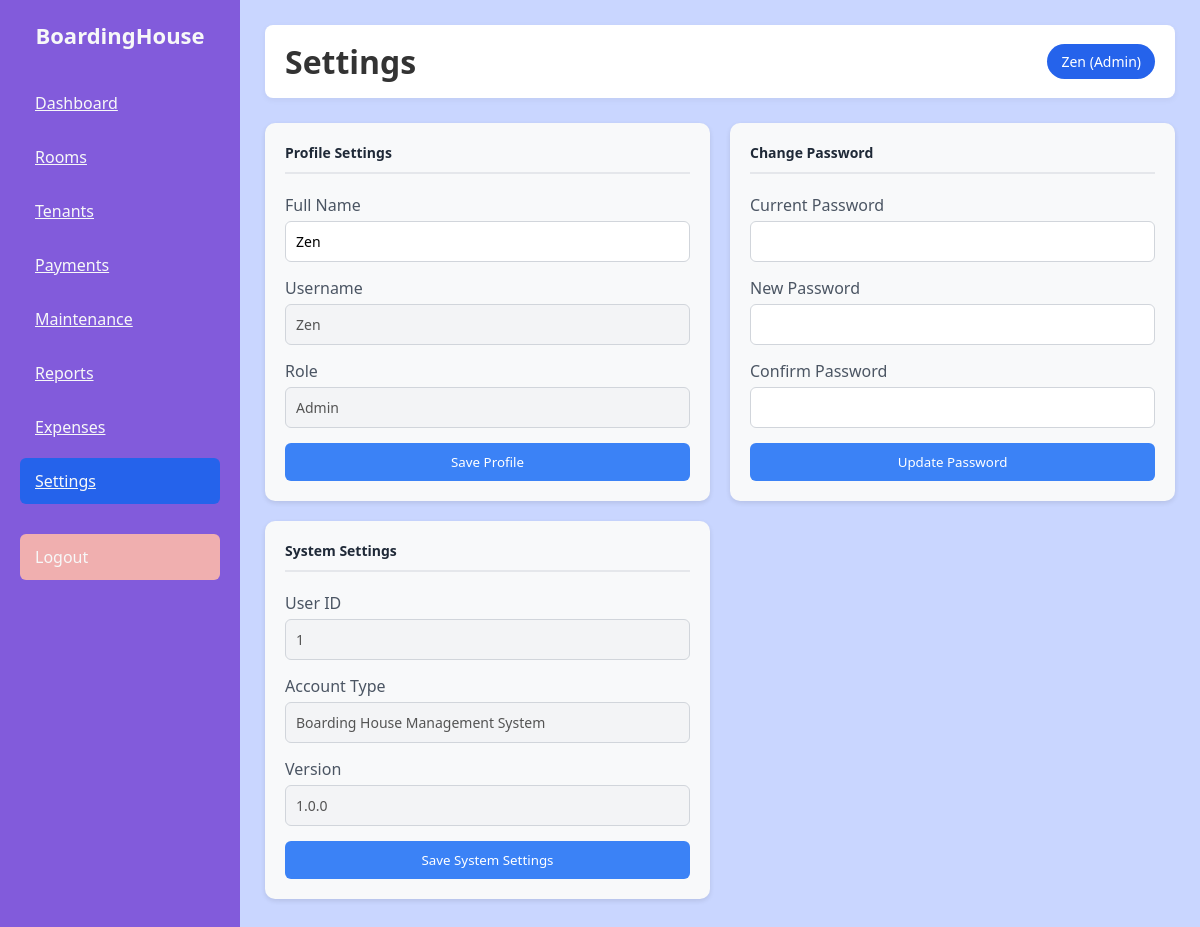
Page /boarding/bording/settings.php (signed in) on the committed database.
### tables this page shows
CREATE TABLE `users` (
  `user_id` int(11) NOT NULL,
  `full_name` varchar(100) NOT NULL,
  `username` varchar(50) NOT NULL,
  `password` varchar(255) NOT NULL,
  `role` enum('Admin','Staff') DEFAULT 'Staff',
  `created_at` timestamp NOT NULL DEFAULT current_timestamp()
);

### boarding/bording/settings.php (the view, shortened to what this page needs)
<?php
include "db.php";
$user_id = $_SESSION['user_id'];
$user_query = $conn->prepare("SELECT full_name, username, role FROM users WHERE user_id = ?");
$user_query->bind_param("i", $user_id);
$user_query->execute();
$user_result = $user_query->get_result();
$user_data = $user_result->fetch_assoc();
?>
<!DOCTYPE html>
<html lang="en">
<head>
    <link rel="stylesheet" href="dash.css">
</head>
<body>
<div class="container">
    <aside class="sidebar">
        <h2 class="logo">BoardingHouse</h2>
        <ul class="menu">
            <li><a href="dash.php">Dashboard</a></li>
            <li><a href="room.php">Rooms</a></li>
            <li><a href="tenant.php">Tenants</a></li>
            <li><a href="payment.php">Payments</a></li>
            <li><a href="mainten.php">Maintenance</a></li>
            <li><a href="reports.php">Reports</a></li>
            <li><a href="expenses.php">Expenses</a></li>
            <li class="active"><a href="settings.php">Settings</a></li>
            <li class="logout"><a href="logout.php" style="color: inherit; text-decoration: none;">Logout</a></li>
        </ul>
    </aside>
    <main class="main">
        <header class="topbar">
            <h1>Settings</h1>
            <div class="profile">
                <?php echo htmlspecialchars($user_data['full_name'] ?? 'Admin'); ?>
                (<?php echo htmlspecialchars($user_data['role'] ?? 'Admin'); ?>)
            </div>
        </header>
        <section class="cards">
            <div class="card">
                <h3>Profile Settings</h3>
                <form method="POST" action="">
                    <label>Full Name</label>
                    <input type="text" class="input" name="full_name"
                           value="<?php echo htmlspecialchars($user_data['full_name'] ?? ''); ?>" required>
                    <label>Username</label>
                    <input type="text" class="input" value="<?php echo htmlspecialchars($user_data['username'] ?? ''); ?>" disabled>
                    <label>Role</label>
                    <input type="text" class="input" value="<?php echo htmlspecialchars($user_data['role'] ?? 'Staff'); ?>" disabled>
                    <button type="submit" class="btn">Save Profile</button>
                </form>
            </div>
            <div class="card">
                <h3>Change Password</h3>
                <form method="POST" action="">
                    <label>Current Password</label>
                    <input type="password" class="input" name="current_password" required>
                    <label>New Password</label>
                    <input type="password" class="input" name="new_password" minlength="6" required>
                    <label>Confirm Password</label>
                    <input type="password" class="input" name="confirm_password" minlength="6" required>
                    <button type="submit" class="btn">Update Password</button>
                </form>
            </div>
            <div class="card">
                <h3>System Settings</h3>
                <form>
                    <label>User ID</label>
                    <input type="text" class="input" value="<?php echo htmlspecialchars($user_id); ?>" disabled>
                    <label>Account Type</label>
                    <input type="text" class="input" value="Boarding House Management System" disabled>
                    <label>Version</label>
                    <input type="text" class="input" value="1.0.0" disabled>
                    <button type="button" class="btn" onclick="alert('System settings feature coming soon!')">Save System Settings</button>
                </form>
            </div>
        </section>
    </main>
</div>
</body>
</html>

### boarding/bording/dash.css (style rules this page uses)
* { margin: 0; padding: 0; box-sizing: border-box; font-family: 'Segoe UI', Tahoma, Geneva, Verdana, sans-serif; }
body { background-color: #c9d6ff; color: #333; }
.container { display: flex; min-height: 100vh; }
.sidebar { width: 240px; background-color: #825bdb; color: #f7f8f8; padding: 20px; }
.logo { text-align: center; font-size: 22px; margin-bottom: 30px; font-weight: bold; }
.menu { list-style: none; }
.menu li { padding: 12px 15px; margin-bottom: 8px; border-radius: 6px; cursor: pointer; transition: background 0.3s; }
.menu .active { background-color: #2563eb; }
.menu .logout { margin-top: 30px; background-color: #f0afaf; }
.main { flex: 1; padding: 25px; }
.menu a { color:#f7f8f8; }
.topbar { display: flex; justify-content: space-between; align-items: center; background: #fff; padding: 15px 20px; border-radius: 8px; margin-bottom: 25px; box-shadow: 0 2px 6px rgba(0,0,0,0.05); }
.profile { background-color: #2563eb; color: #fff; padding: 8px 14px; border-radius: 20px; font-size: 14px; }
.cards { display: grid; grid-template-columns: repeat(auto-fit, minmax(200px, 1fr)); gap: 20px; margin-bottom: 30px; }
.card { background: #fff; padding: 20px; border-radius: 10px; box-shadow: 0 4px 10px rgba(0,0,0,0.05); }
.card h3 { font-size: 14px; color: #6b7280; margin-bottom: 10px; }

### boarding/bording/settings.php (style rules this page uses)
.cards { display: grid; grid-template-columns: repeat(auto-fit, minmax(300px, 1fr)); gap: 20px; margin-bottom: 30px; }
.card { padding: 20px; border-radius: 10px; background-color: #f8f9fa; box-shadow: 0 2px 5px rgba(0,0,0,0.1); }
.card h3 { margin-top: 0; margin-bottom: 20px; color: #1f2937; border-bottom: 2px solid #e5e7eb; padding-bottom: 10px; }
.input { width: 100%; padding: 10px; margin-bottom: 15px; border: 1px solid #d1d5db; border-radius: 6px; font-size: 14px; }
.btn { background-color: #3b82f6; color: white; padding: 10px 20px; border: none; border-radius: 6px; cursor: pointer; font-weight: 500; width: 100%; transition: background-color 0.3s; }
label { display: block; margin-bottom: 5px; font-weight: 500; color: #4b5563; }
.input[disabled] { background-color: #f3f4f6; cursor: not-allowed; }

### rows in the picture
users: full_name "Zen", role "Admin", username "Zen"
